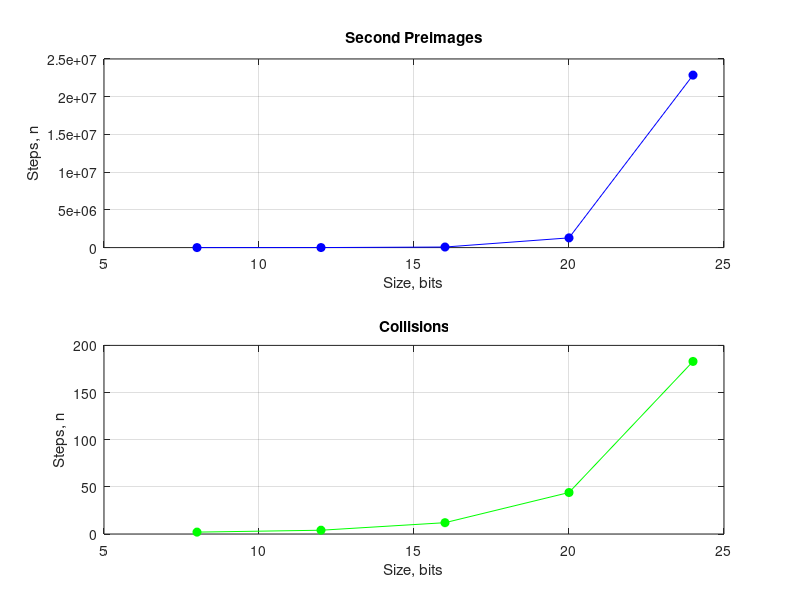

Reproduce this figure in MATLAB.
clear;
close all;

bitsCount = [8 12 16 20 24];
preimages = [256 4300 75241 1289194 22860714];
collisions = [2 4 12 44 183];

figure(1);
subplot(2, 1, 1);
plot(bitsCount, preimages, '-bo', 'MarkerFaceColor', 'b');
xlabel("Size, bits");
ylabel("Steps, n");
title("Second Preimages");
hold on;
grid on;

subplot(2, 1, 2);
plot(bitsCount, collisions, '-go', 'MarkerFaceColor', 'g');
xlabel("Size, bits");
ylabel("Steps, n");
title("Collisions");
hold on;
grid on;